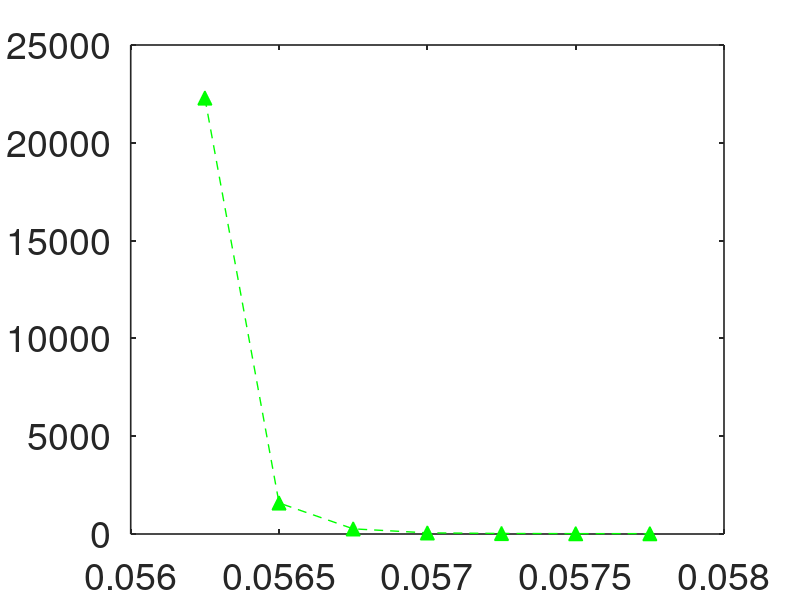

This chart was generated by the following MATLAB code: (Note: this script raises an error after producing the figure.)
clc
clear
a=load('MFPT.txt');
%MFPT
h=figure(1)
plot(a(:,1), a(:,2), '^--', 'Color', 'g', 'LineWidth', 1, 'MarkerFaceColor', 'g', 'MarkerSize', 10)

% axis([-0.5 3.5 ,-1*10^(-3) 13*10^(-3)])
set(gca,'LineWidth',1.2,'Fontsize',27)
set(gca,'TickDir', 'in', 'TickLength', [0.009 0.01])
% axis([0 0.00395,-0.0035 0.04])
set(gca,'XTickLabelRotation',0);%46是字体的旋转角度
ax = gca();
ax.YRuler.Exponent = 4;
ax.XRuler.Exponent = -2;
set(gca,'xtick',0.056:0.0005:0.059)
xlabel("\fontsize{27} C_{11}");
ylabel("\fontsize{27} MFPT");
xlim([0.056,0.058])
ylim([-7610.217494547316,31881.16999588339])



h=figure(2)
plot(a(:,1), log(a(:,2)), '^--', 'Color', 'g', 'LineWidth', 1, 'MarkerFaceColor', 'g', 'MarkerSize', 10)
set(gca,'LineWidth',1.2,'Fontsize',27)
set(gca,'TickDir', 'in', 'TickLength', [0.009 0.01])
% axis([0 0.00395,-0.0035 0.04])
set(gca,'XTickLabelRotation',0);%46是字体的旋转角度
% set(gca,'xtick',0.056:0.0005:0.059)
xlabel("\fontsize{27} C_{11}");
ylabel("\fontsize{27} MFPT*");
xlim([0.056,0.058])
ylim([1,12])
set(gca,'xtick',0.056:0.0005:0.059)
ax = gca();
ax.YRuler.Exponent = 0;
ax.XRuler.Exponent = -2;

